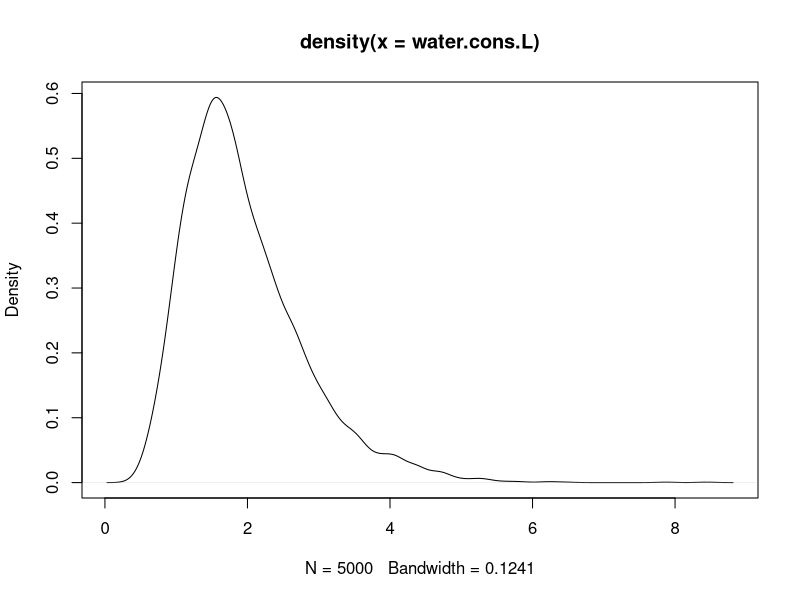
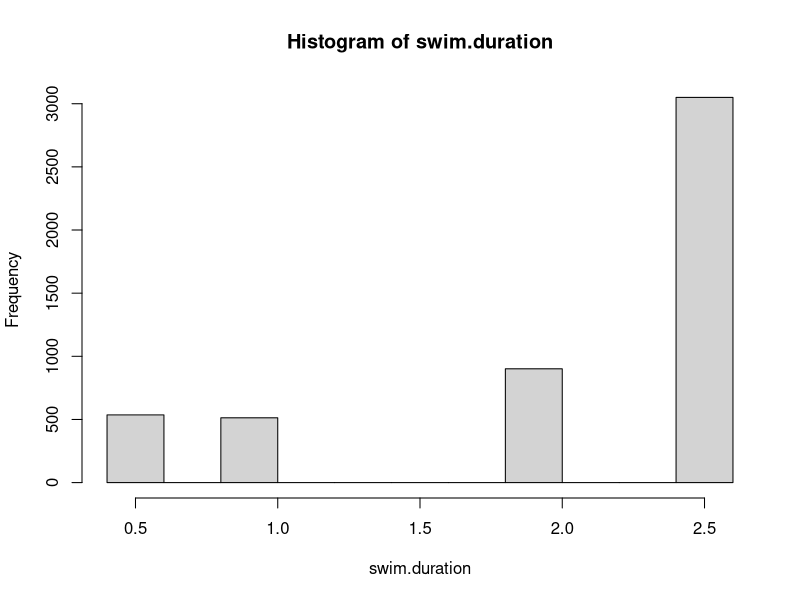
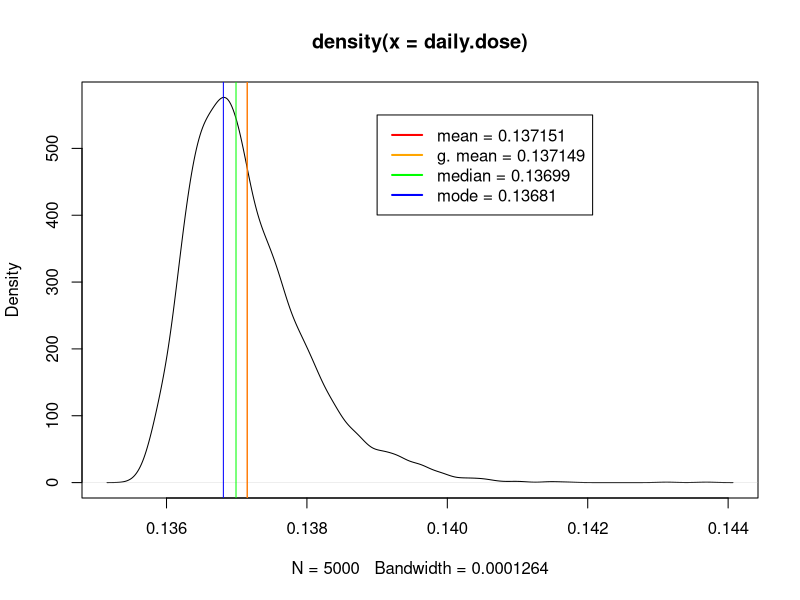
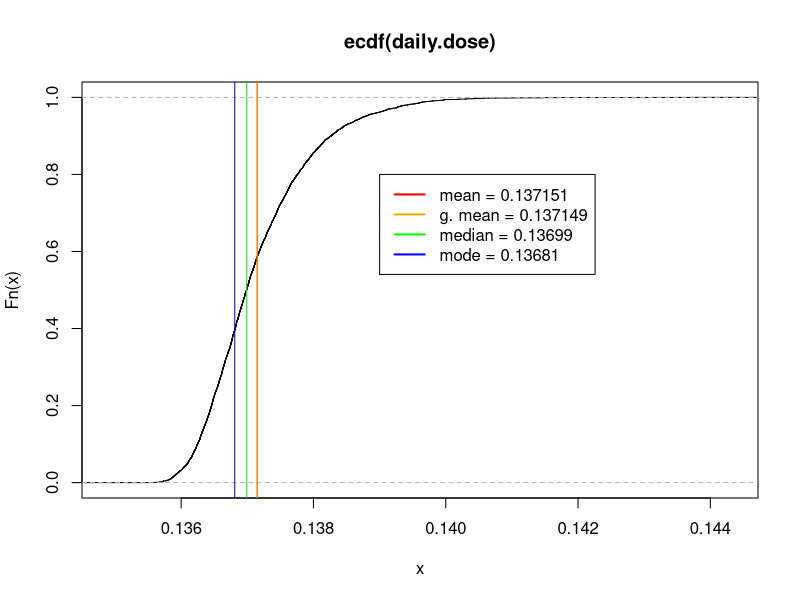

Write the R code that produced these figures, in order.
## ---- chunk 1
# A 1-D Monte Carlo simulation for the daily microbial exposure from drinking
# water consumption, swimming in surface water, and shellfish consumption 
# for Example 6.18 from Quantitative Microbial Risk Assessment, 2nd Edition 
# by Charles N. Haas, Joan B. Rose, and Charles P. Gerba. (Wiley, 2014).

# Copyright (c) Jane Pouzou
# License: CC BY-SA 4.0 - https://creativecommons.org/licenses/by-sa/4.0/

# ---------------------------------------------------------------------
# Define variables
# ---------------------------------------------------------------------

# Define variables provided in the example for three exposure types.

# Shellfish consumption
shellfish.viral.load <- 1
shellfish.cons.g <- 9e-4 * 150  # 9e-4 days/year * 150 g/day

# Drinking water consumption
dw.viral.load <- 0.001

# Surface water consumption while swimming
sw.viral.load <- 0.1
sw.daily.IR <- 50               # Ingestion rate in mL of surface water
sw.frequency <- 7               # Exposure frequency of 7 swims per year

# ---------------------------------------------------------------------
# Sample from probability distributions
# ---------------------------------------------------------------------

# Generate 5000 random values from a log-normal distribution to estimate 
# exposure from consumption of drinking water (ml/day). Divide by 1000 
# mL/L to get consumption in liters/day.  Values for meanlog and sdlog 
# are from the QMRA textbook (Haas, 2014), page 216, Table 6.30.
set.seed(1)
water.cons.L <- rlnorm(5000, meanlog = 7.49, sdlog = 0.407) / 1000

# Plot the kernal density curve of the generated values just as a check.
plot(density(water.cons.L))

# Sample 5000 times from a discrete distribution of swim duration with 
# assigned probabilities of each outcome. These values are hypothetical 
# and are not found in the text, but are defined here to provide an 
# example of sampling from a discrete distribution.
set.seed(1)
swim.duration <- sample(x = c(0.5, 1, 2, 2.6), 5000, replace = TRUE, 
                        prob = c(0.1, 0.1, 0.2, 0.6))

# Create a simple histogram of our distribution as a check.
hist(swim.duration)

# ---------------------------------------------------------------------
# Calculate estimated daily dose using probabilistic simulation
# ---------------------------------------------------------------------

# Define a function to calculate microbial exposure risk.
Risk.fcn <- function(shellfish.vl, shellfish.cons.g, water.cons.L, dw.vl, sw.vl, 
                     sw.daily.IR, sw.duration, sw.frequency) {
    ((shellfish.vl * shellfish.cons.g) + (water.cons.L * dw.vl) + 
         ((sw.vl * (sw.daily.IR * sw.duration * sw.frequency)) / 365 / 1000))
}

# Compute 5000 simulated daily dose results and store as a vector.
daily.dose <- sapply(1:5000, 
                     function(j) Risk.fcn(water.cons.L = water.cons.L[j], 
                                          sw.duration = swim.duration[j], 
                                          shellfish.vl = shellfish.viral.load, 
                                          dw.vl = dw.viral.load, 
                                          shellfish.cons.g = shellfish.cons.g, 
                                          sw.vl = sw.viral.load, 
                                          sw.daily.IR = sw.daily.IR, 
                                          sw.frequency = sw.frequency))

# Set display options for use with the print() function.
options(digits=3)

# Print the geometric mean of the vector of simulated daily dose results.
print(format(exp(mean(log(daily.dose))), scientific = TRUE))

# ---------------------------------------------------------------------
# Plot the kernel density estimates
# ---------------------------------------------------------------------

# Calculate kernel density estimates.
dens <- density(daily.dose)

# Calculate measures of central tendency.
meas <- data.frame(
    measure = c("mean", "g. mean", "median", "mode"),
    value = round(c(
        mean(daily.dose), exp(mean(log(daily.dose))),
        median(daily.dose), dens$x[which.max(dens$y)]
    ), 6),
    color = c("red", "orange", "green", "blue"),
    stringsAsFactors = FALSE
)

# Set display options for use with the print() function.
options(digits=6)

# Print measures of central tendency.
print(meas)

# Contruct text labels by combining each measure with its value.
meas$label <- sapply(1:nrow(meas), function(x) 
    paste(meas$measure[x], as.character(meas$value[x]), sep = ' = '))

# Add lines for measures of central tendency and a legend to a plot.
add_lines_and_legend <- function(meas, x.pos = 0, y.pos = 0, cex = 1) {
    n <- nrow(meas)
    
    # Plot measures of central tendency as vertical lines.
    res <- sapply(1:n, function(x) 
        abline(v = meas$value[x], col = meas$color[x]))
    
    # Add a legend to the plot.
    legend(x.pos, y.pos, meas$label, col = meas$color, 
           cex = cex, lty = rep(1, n), lwd = rep(2, n))
}

# Plot the kernel density estimates.
plot(dens)

# Add lines for measures of central tendency and a legend.
add_lines_and_legend(meas, 0.139, 550)

# ---------------------------------------------------------------------
# Plot the empirical cumulative distribution
# ---------------------------------------------------------------------

# Plot the empirical cumulative distribution for the exposure estimates.
plot(ecdf(daily.dose))

# Add lines for measures of central tendency and a legend.
add_lines_and_legend(meas, 0.139, 0.8)
